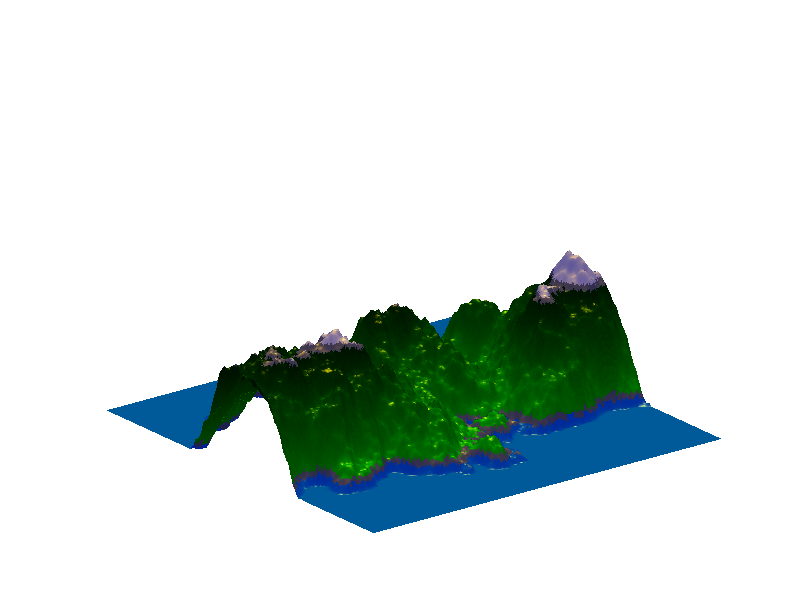

This figure's MATLAB source:
n=256; d=1;
coeff = complex(randn(n,n), randn(n,n));
freq = [0 1:n/2 ((n/2)-1):-1:1];
filt = 1./((freq'.^2)*ones(1,n)+ones(n,1)*freq.^2); filt(1,1)=0;
landscape = real(ifft2(coeff.*(filt.^d)));
c = [0 .5 1; .5 .5 .5; zeros(17,1) (1:-.05:.2)' zeros(17,1);...
    .5 .5 .5; ones(5,3)];
surf(max(landscape,0),'EdgeColor','none','AmbientStrength',.5, ...
    'FaceLighting','Phong' ), 
set(gca, 'AmbientLightColor', [.3 .3 1]); colormap(c); 
axis([0 257 0 257 0 2*max(landscape(:))]), axis off 
light('Position',[1 0 .2], 'Style', 'infinite', 'Color', [1 .75 0]);
